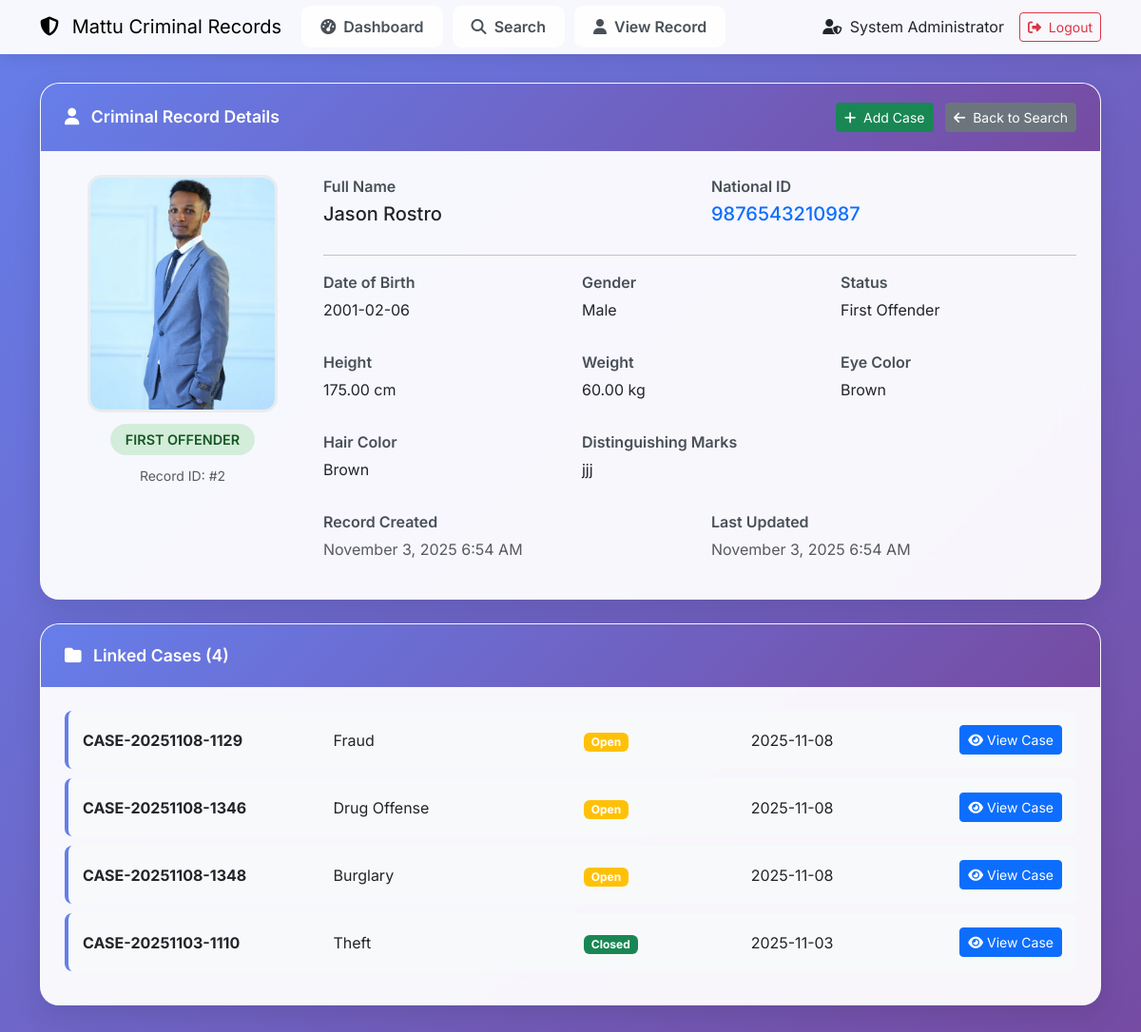
Screenshot of /officer/view_criminal_record.php?id=2 (signed in) with the database file from the repository.
### tables this page shows
CREATE TABLE `criminal_records` (
  `id` int(11) NOT NULL,
  `national_id` varchar(20) NOT NULL,
  `first_name` varchar(100) NOT NULL,
  `last_name` varchar(100) NOT NULL,
  `date_of_birth` date NOT NULL,
  `gender` enum('Male','Female','Other') NOT NULL,
  `height` decimal(5,2) DEFAULT NULL,
  `weight` decimal(5,2) DEFAULT NULL,
  `eye_color` varchar(30) DEFAULT NULL,
  `hair_color` varchar(30) DEFAULT NULL,
  `distinguishing_marks` text DEFAULT NULL,
  `photo` varchar(255) DEFAULT NULL,
  `status` enum('First Offender','Repeat Offender','Wanted','In Custody') DEFAULT 'First Offender',
  `created_by` int(11) DEFAULT NULL,
  `created_at` timestamp NOT NULL DEFAULT current_timestamp(),
  `updated_at` timestamp NOT NULL DEFAULT current_timestamp() ON UPDATE current_timestamp()
);

CREATE TABLE `cases` (
  `id` int(11) NOT NULL,
  `case_number` varchar(50) NOT NULL,
  `case_type` varchar(100) NOT NULL,
  `title` varchar(255) DEFAULT NULL,
  `description` text DEFAULT NULL,
  `location` varchar(255) DEFAULT NULL,
  `date_reported` date NOT NULL,
  `status` enum('Open','In Progress','In Court','Closed','Suspended') DEFAULT 'Open',
  `priority` varchar(20) DEFAULT 'medium',
  `severity` enum('Low','Medium','High','Critical') DEFAULT 'Medium',
  `assigned_officer_id` int(11) DEFAULT NULL,
  `lead_officer_id` int(11) DEFAULT NULL,
  `created_by` int(11) DEFAULT NULL,
  `created_at` timestamp NOT NULL DEFAULT current_timestamp(),
  `updated_at` timestamp NOT NULL DEFAULT current_timestamp() ON UPDATE current_timestamp()
);

### officer/view_criminal_record.php (the view, shortened to what this page needs)
<?php
$current_lang = $_SESSION['lang'] ?? 'en';
function t($key, $params = []) {
    global $translations, $current_lang;
    $trans = $translations[$current_lang][$key] ?? $key;
    if (strpos($trans, '{') !== false) {
        foreach ($params as $placeholder => $value) {
            $trans = str_replace('{' . $placeholder . '}', $value, $trans);
        }
    }
    return $trans;
}
$record_id = intval($_GET['id']);
$current_user = [
    'full_name' => $_SESSION['first_name'] . ' ' . $_SESSION['last_name'],
    'role' => $_SESSION['role'] ?? 'officer',
    'user_id' => $_SESSION['user_id']
];
$database = new Database();
$db = $database->getConnection();
try {
    $stmt = $db->prepare("
        SELECT * FROM criminal_records
        WHERE id = ?
    ");
    $stmt->execute([$record_id]);
    $record = $stmt->fetch(PDO::FETCH_ASSOC);
} catch (Exception $e) {
    error_log("Error fetching record: " . $e->getMessage());
    header("Location: search_records.php?error=Database error");
    exit();
}
$cases = [];
try {
    $casesTableExists = $db->query("SHOW TABLES LIKE 'cases'")->rowCount() > 0;
    $caseFilesTableExists = $db->query("SHOW TABLES LIKE 'case_files'")->rowCount() > 0;
    if ($casesTableExists) {
        $stmt = $db->prepare("
            SELECT c.*
            FROM cases c
            INNER JOIN case_persons cp ON c.id = cp.case_id
            WHERE cp.record_id = ?
            ORDER BY c.date_reported DESC
        ");
        $stmt->execute([$record_id]);
        $cases = $stmt->fetchAll(PDO::FETCH_ASSOC);
    }
} catch (Exception $e) {
    error_log("Error fetching cases: " . $e->getMessage());
}
?>
<!DOCTYPE html>
<html lang="<?php echo $current_lang; ?>">
<head>
    <link href="https://cdn.jsdelivr.net/npm/bootstrap@5.3.0/dist/css/bootstrap.min.css" rel="stylesheet">
    <link rel="stylesheet" href="https://cdnjs.cloudflare.com/ajax/libs/font-awesome/6.4.0/css/all.min.css">
</head>
<body>
    <nav class="navbar navbar-expand-lg navbar-custom">
        <div class="container">
            <a class="navbar-brand" href="dashboard.php">
                <i class="fas fa-shield-alt me-2"></i>
                <?php echo t('mattu_criminal_records'); ?>
            </a>
            <div class="collapse navbar-collapse" id="navbarNav">
                <ul class="navbar-nav me-auto">
                    <li class="nav-item">
                        <a class="nav-link-custom" href="dashboard.php">
                            <i class="fas fa-tachometer-alt me-1"></i> <?php echo t('dashboard'); ?>
                        </a>
                    </li>
                    <li class="nav-item">
                        <a class="nav-link-custom" href="search_records.php">
                            <i class="fas fa-search me-1"></i> <?php echo t('search'); ?>
                        </a>
                    </li>
                    <li class="nav-item">
                        <a class="nav-link-custom active" href="#">
                            <i class="fas fa-user me-1"></i> <?php echo t('view_record'); ?>
                        </a>
                    </li>
                </ul>
                <div class="d-flex align-items-center">
                    <span class="officer-badge me-3">
                        <i class="fas fa-user-shield me-1"></i>
                        <?php echo htmlspecialchars($current_user['full_name']); ?>
                    </span>
                    <a href="../logout.php" class="btn btn-outline-danger btn-sm">
                        <i class="fas fa-sign-out-alt me-1"></i> <?php echo t('logout'); ?>
                    </a>
                </div>
            </div>
        </div>
    </nav>
    <div class="record-container">
        <div class="container">
            <div class="row">
                <div class="col-12">
                    <div class="record-card">
                        <div class="card-header-custom d-flex justify-content-between align-items-center">
                            <span>
                                <i class="fas fa-user me-2"></i>
                                <?php echo t('criminal_record_details'); ?>
                            </span>
                            <div>
                                <a href="create_case.php?record_id=<?php echo $record['id']; ?>" class="btn btn-success btn-sm me-2">
                                    <i class="fas fa-plus me-1"></i> <?php echo t('add_case'); ?>
                                </a>
                                <a href="search_records.php" class="btn btn-secondary btn-sm">
                                    <i class="fas fa-arrow-left me-1"></i> <?php echo t('back_to_search'); ?>
                                </a>
                            </div>
                        </div>
                        <div class="card-body-custom">
                            <div class="row">
                                <div class="col-md-3 text-center">
                                    <?php if (!empty($record['photo'])): ?>
                                        <img src="../<?php echo htmlspecialchars($record['photo']); ?>"
                                             alt="Photo" class="record-photo mb-3">
                                    <?php else: ?>
                                        <div class="record-photo bg-light d-flex align-items-center justify-content-center mb-3">
                                            <i class="fas fa-user text-muted fa-4x"></i>
                                        </div>
                                    <?php endif; ?>
                                    <div class="mb-3">
                                        <span class="status-badge status-<?php echo strtolower(str_replace(' ', '-', $record['status'] ?? 'first-offender')); ?>">
                                            <?php echo htmlspecialchars($record['status'] ?? t('status')); ?>
                                        </span>
                                    </div>
                                    <div class="text-muted small">
                                        <?php echo t('record_id'); ?>: #<?php echo $record['id']; ?>
                                    </div>
                                </div>
                                <div class="col-md-9">
                                    <div class="row">
                                        <div class="col-md-6">
                                            <div class="info-label"><?php echo t('full_name'); ?></div>
                                            <div class="info-value h5">
                                                <?php echo htmlspecialchars($record['first_name'] . ' ' . $record['last_name']); ?>
                                            </div>
                                        </div>
                                        <div class="col-md-6">
                                            <div class="info-label"><?php echo t('national_id'); ?></div>
                                            <div class="info-value h5 text-primary">
                                                <?php echo htmlspecialchars($record['national_id']); ?>
                                            </div>
                                        </div>
                                    </div>
                                    <hr>
                                    <div class="row">
                                        <div class="col-md-4">
                                            <div class="info-label"><?php echo t('date_of_birth'); ?></div>
                                            <div class="info-value">
                                                <?php echo !empty($record['date_of_birth']) ? htmlspecialchars($record['date_of_birth']) : t('not_specified'); ?>
                                            </div>
                                        </div>
                                        <div class="col-md-4">
                                            <div class="info-label"><?php echo t('gender'); ?></div>
                                            <div class="info-value">
                                                <?php echo htmlspecialchars($record['gender'] ?? t('not_specified')); ?>
                                            </div>
                                        </div>
                                        <div class="col-md-4">
                                            <div class="info-label"><?php echo t('status'); ?></div>
                                            <div class="info-value">
                                                <?php echo htmlspecialchars($record['status'] ?? t('status')); ?>
                                            </div>
                                        </div>
                                    </div>
                                    <div class="row mt-3">
                                        <div class="col-md-4">
                                            <div class="info-label"><?php echo t('height'); ?></div>
                                            <div class="info-value">
                                                <?php echo !empty($record['height']) ? htmlspecialchars($record['height']) . ' cm' : t('not_specified'); ?>
                                            </div>
                                        </div>
                                        <div class="col-md-4">
                                            <div class="info-label"><?php echo t('weight'); ?></div>
                                            <div class="info-value">
                                                <?php echo !empty($record['weight']) ? htmlspecialchars($record['weight']) . ' kg' : t('not_specified'); ?>
                                            </div>
                                        </div>
                                        <div class="col-md-4">
                                            <div class="info-label"><?php echo t('eye_color'); ?></div>
                                            <div class="info-value">
                                                <?php echo htmlspecialchars($record['eye_color'] ?? t('not_specified')); ?>
                                            </div>
                                        </div>
                                    </div>
                                    <div class="row mt-3">
                                        <div class="col-md-4">
                                            <div class="info-label"><?php echo t('hair_color'); ?></div>
                                            <div class="info-value">
                                                <?php echo htmlspecialchars($record['hair_color'] ?? t('not_specified')); ?>
                                            </div>
                                        </div>
                                        <div class="col-md-8">
                                            <div class="info-label"><?php echo t('distinguishing_marks'); ?></div>
                                            <div class="info-value">
                                                <?php echo !empty($record['distinguishing_marks']) ? htmlspecialchars($record['distinguishing_marks']) : t('none_recorded'); ?>
                                            </div>
                                        </div>
                                    </div>
                                    <div class="row mt-3">
                                        <div class="col-md-6">
                                            <div class="info-label"><?php echo t('record_created'); ?></div>
                                            <div class="info-value text-muted">
                                                <?php echo !empty($record['created_at']) ? date('F j, Y g:i A', strtotime($record['created_at'])) : t('unknown'); ?>
                                            </div>
                                        </div>
                                        <div class="col-md-6">
                                            <div class="info-label"><?php echo t('last_updated'); ?></div>
                                            <div class="info-value text-muted">
                                                <?php echo !empty($record['updated_at']) ? date('F j, Y g:i A', strtotime($record['updated_at'])) : t('unknown'); ?>
                                            </div>
                                        </div>
                                    </div>
                                </div>
                            </div>
                        </div>
                    </div>
                </div>
            </div>
            <?php if (!empty($cases)): ?>
            <div class="row">
                <div class="col-12">
                    <div class="record-card">
                        <div class="card-header-custom">
                            <i class="fas fa-folder me-2"></i>
                            <?php echo t('linked_cases', ['count' => count($cases)]); ?>
                        </div>
                        <div class="card-body-custom">
                            <?php foreach ($cases as $case): ?>
                                <div class="case-item">
                                    <div class="row align-items-center">
                                        <div class="col-md-3">
                                            <strong><?php echo htmlspecialchars($case['case_number']); ?></strong>
                                        </div>
                                        <div class="col-md-3">
                                            <?php echo htmlspecialchars($case['case_type'] ?? t('unknown_type')); ?>
                                        </div>
                                        <div class="col-md-2">
                                            <span class="badge bg-<?php echo ($case['status'] === 'Closed') ? 'success' : 'warning'; ?>">
                                                <?php echo htmlspecialchars($case['status']); ?>
                                            </span>
                                        </div>
                                        <div class="col-md-2">
                                            <?php echo !empty($case['date_reported']) ? htmlspecialchars($case['date_reported']) : t('unknown_date'); ?>
                                        </div>
                                        <div class="col-md-2 text-end">
                                            <a href="view_case.php?id=<?php echo $case['id']; ?>" class="btn btn-sm btn-primary">
                                                <i class="fas fa-eye"></i> <?php echo t('view_case'); ?>
                                            </a>
                                        </div>
                                    </div>
                                </div>
                            <?php endforeach; ?>
                        </div>
                    </div>
                </div>
            </div>
            <?php endif; ?>
        </div>
    </div>
</body>
</html>

### rows the page displays
criminal_records: photo (picture), status "FIRST OFFENDER", id "2", first_name+last_name "Jason Rostro", national "9876543210987", date_of_birth "2001-02-06", gender "Male", status "First Offender", height "175.00", weight "60.00", eye_color "Brown", hair_color "Brown", distinguishing_marks "jjj", created_at "November 3, 2025 6:54 AM", updated_at "November 3, 2025 6:54 AM"
cases: case_number "CASE-20251108-1129", case_type "Fraud", status "Open", date_reported "2025-11-08"
cases: case_number "CASE-20251108-1346", case_type "Drug Offense", status "Open", date_reported "2025-11-08"
cases: case_number "CASE-20251108-1348", case_type "Burglary", status "Open", date_reported "2025-11-08"
cases: case_number "CASE-20251103-1110", case_type "Theft", status "Closed", date_reported "2025-11-03"

### other values shown
t('mattu_criminal_records') "Mattu Criminal Records"
t('dashboard') "Dashboard"
t('search') "Search"
t('view_record') "View Record"
$current_user['full_name'] "System Administrator"
t('logout') "Logout"
t('criminal_record_details') "Criminal Record Details"
t('add_case') "Add Case"
t('back_to_search') "Back to Search"
t('record_id') "Record ID"
t('full_name') "Full Name"
t('national_id') "National ID"
t('date_of_birth') "Date of Birth"
t('gender') "Gender"
t('status') "Status"
